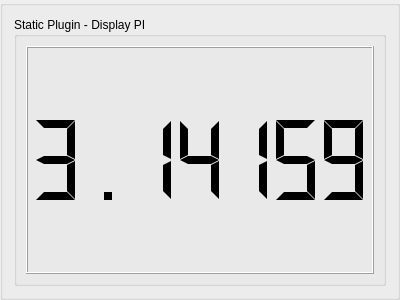
<?xml version="1.0" encoding="UTF-8"?>
<ui version="4.0">
 <class>GroupBox</class>
 <widget class="QGroupBox" name="GroupBox">
  <property name="geometry">
   <rect>
    <x>0</x>
    <y>0</y>
    <width>400</width>
    <height>300</height>
   </rect>
  </property>
  <property name="windowTitle">
   <string>GroupBox</string>
  </property>
  <layout class="QVBoxLayout" name="verticalLayout">
   <item>
    <widget class="QGroupBox" name="groupBox">
     <property name="title">
      <string>Static Plugin - Display PI</string>
     </property>
     <layout class="QVBoxLayout" name="verticalLayout_3">
      <item>
       <widget class="QLCDNumber" name="lcdNumber">
        <property name="smallDecimalPoint">
         <bool>false</bool>
        </property>
        <property name="digitCount">
         <number>7</number>
        </property>
        <property name="segmentStyle">
         <enum>QLCDNumber::Flat</enum>
        </property>
        <property name="value" stdset="0">
         <double>3.141592000000000</double>
        </property>
       </widget>
      </item>
     </layout>
    </widget>
   </item>
  </layout>
 </widget>
 <resources/>
 <connections/>
</ui>
